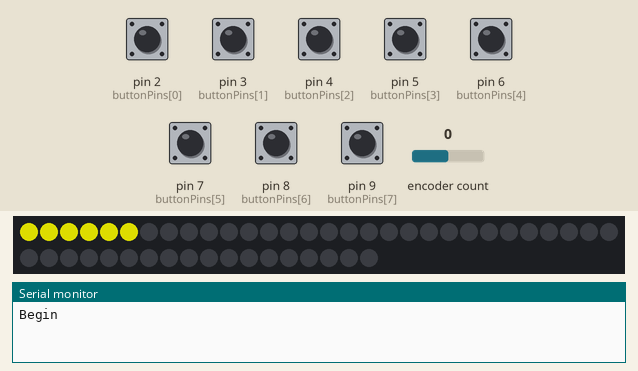
Simulated run of this sketch. Board: Arduino Uno, built with avr-gcc and run on an emulated ATmega328P. On the bench: 48 RGB LEDs in strip order, left to right, continuing on the next row, the last lines printed to the serial monitor. The inputs (shaded band) are chosen by the test bench; at power-on: pin 2 (buttonPins[0]), pin 3 (buttonPins[1]), pin 4 (buttonPins[2]), pin 5 (buttonPins[3]), pin 6 (buttonPins[4]), pin 7 (buttonPins[5]), pin 8 (buttonPins[6]), pin 9 (buttonPins[7]) HIGH, encoder count 0. Dim RGB values are drawn brighter than linear.

Above: at 1.7 s.
1.8 s: pin 4 (buttonPins[2]) pulled LOW for 0.15 s
3.4 s: encoder count set to 4
At 3.7 s:
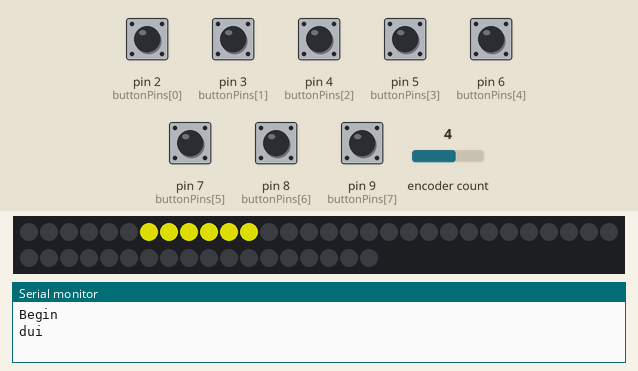
4.9 s: encoder count set to 8
At 6.1 s:
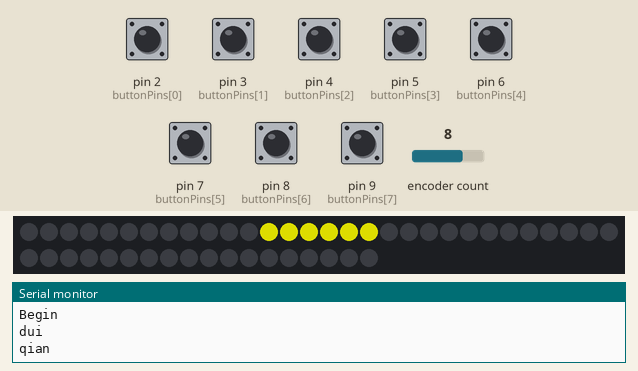
6.4 s: pin 2 (buttonPins[0]) pulled LOW for 0.15 s
8.0 s: encoder count set to 12
At 8.4 s:
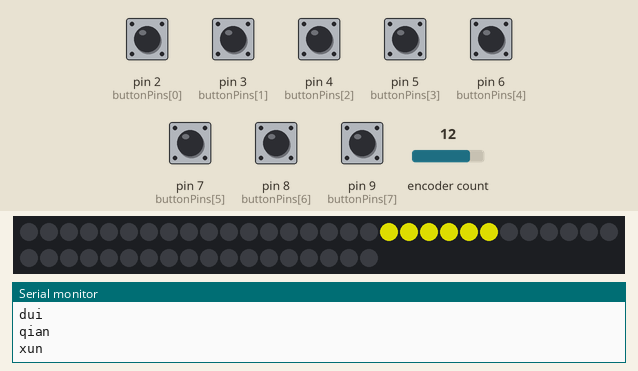
9.5 s: encoder count set to 16
At 10.8 s:
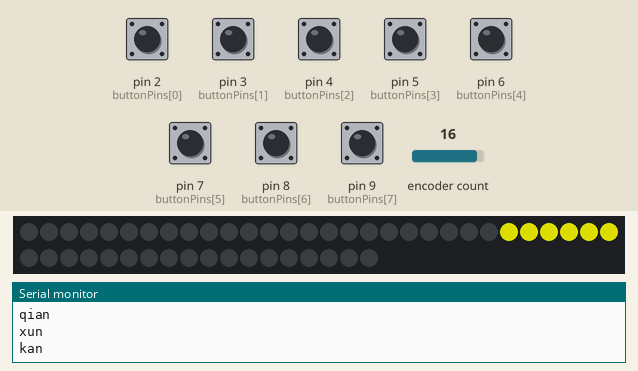
Timing chart, 0 to 12.0 s (numbered marks = the images above; inputs shaded):
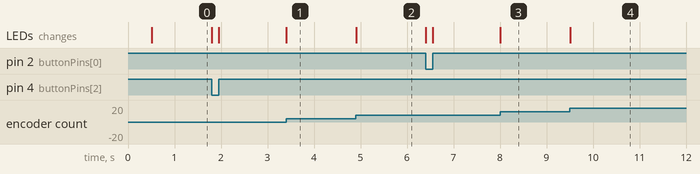

Measured:
- after the input at 3.4 s, the LEDs: change at once (image 1)
- after the input at 4.9 s, the LEDs: change at once (image 2)
- after the input at 8.0 s, the LEDs: change at once (image 3)
- after the input at 9.5 s, the LEDs: change at once (image 4)

The sketch:

BGZ_Code.ino
```cpp
//Ba Gua Zhen V0.2
//V0.1 Created by Yen Hau
//V0.2 Modified by Kaiyi

#include <RotaryEncoder.h>

// Setup a RoraryEncoder for pins A2 and A3:
RotaryEncoder encoder(A2, A3);

#include <Adafruit_NeoPixel.h>
#ifdef __AVR__
#include <avr/power.h>
#endif

#define PIN            10
#define NUMPIXELS      48
Adafruit_NeoPixel pixels = Adafruit_NeoPixel(NUMPIXELS, PIN, NEO_GRB + NEO_KHZ800);

int buttonPins[8] = {2, 3, 4, 5, 6, 7, 8, 9};
int ansPin[8] = {4, 8, 5, 7, 9, 3, 2, 6};
bool activation[8] = {0, 0, 0, 0, 0, 0, 0, 0};
bool newAct = false;
String characters[8] = {"li", "zhen", "kun", "gen", "kan", "xun", "qian", "dui"};
int pixelpos[8] = {0, 42, 36, 30, 24, 18, 12, 6};
int buttonState[8];
int errcheck = 0;
int fullcheck = 0;
//Buttons will use pin 2 to 9. And the pin 0 will pair with pin 4 and so on.

static int pos = 0;
int blockNum = 0;
static int block = buttonPins[blockNum];

void setup()
{
  Serial.begin(9600);
  Serial.println("Begin");
  pixels.begin();
  for (int i = 0; i < 8; i++)
  {
    pinMode(buttonPins[i], INPUT_PULLUP);
    buttonState[i] = 1; //Since it's input pullup, so use inverted logic
    errcheck += digitalRead(buttonPins[i]);
  }

  while (errcheck != 8)
  {
    //The BGZ haven't reset by the GM
    //Shining red light to warn
    for (int i = 0; i < NUMPIXELS; i++)
    {
      pixels.setPixelColor(i, pixels.Color(150, 0, 0));
    }
    pixels.show();

    delay(300);

    for (int i = 0; i < NUMPIXELS; i++)
    {
      pixels.setPixelColor(i, pixels.Color(0, 0, 0));
    }
    pixels.show();

    delay(300);

    errcheck = 0;
    for (int i = 0; i < 8; i++)
    {
      errcheck += digitalRead(buttonPins[i]);
    }
  }

  //If everything is fine, shine green light once
  for (int i = 0; i < NUMPIXELS; i++)
  {
    pixels.setPixelColor(i, pixels.Color(0, 0, 0));
  }
  pixels.show();

  for (int i = 0; i < NUMPIXELS; i++)
  {
    pixels.setPixelColor(i, pixels.Color(0, 150, 0));
  }
  pixels.show();
  delay(500);

  for (int i = 0; i < NUMPIXELS; i++)
  {
    pixels.setPixelColor(i, pixels.Color(0, 0, 0));
  }
  pixels.show();

}

void loop()
{
  encoder.tick();
  int newPos = encoder.getPosition();

  if (pos - newPos >= 2) //Anti-clockwise Rotation
  {
    //    Serial.print(newPos);
    //Serial.println("Anti-clockwise rotated");
    pos = newPos;
    //Serial.println(pos);

    if(!activation[blockNum])
    {
      for (int i = pixelpos[blockNum]; i < (pixelpos[blockNum] + 6); i++)
    {
      pixels.setPixelColor(i, pixels.Color(0, 0, 0));
    }
    pixels.show();
    }

    blockNum ++;
    blockNum = ((blockNum > 7) ? 0 : blockNum);
    //Serial.println(blockNum);
    block = buttonPins[blockNum];
    Serial.println(characters[blockNum]);
  }
  else if (newPos - pos >= 2) //Clockwise Rotation
  {
    //    Serial.print(newPos);
    //Serial.println("Clockwise Rotation");
    pos = newPos;

    if(!activation[blockNum])
    {
      for (int i = pixelpos[blockNum]; i < (pixelpos[blockNum] + 6); i++)
    {
      pixels.setPixelColor(i, pixels.Color(0, 0, 0));
    }
    pixels.show();
    }

    blockNum --;
    blockNum = ((blockNum < 0) ? 7 : blockNum);
    //Serial.println(blockNum);
    block = buttonPins[blockNum];
    Serial.println(characters[blockNum]);
    //    Serial.println(pos);
    //    Serial.println("Choose block on the clockwise direction");
  }

  if (!activation[blockNum])
  {
    for (int i = pixelpos[blockNum]; i < (pixelpos[blockNum] + 6); i++)
    {
      pixels.setPixelColor(i, pixels.Color(150, 150, 0));
    }
    pixels.show();
  }

  //Check whether the corresponding button is being pressed to activate the blocks
  if (activation[blockNum])
  {
    if (digitalRead(ansPin[blockNum]) == 1)
    {
      activation[blockNum] = 0;

       for (int i = pixelpos[blockNum]; i < (pixelpos[blockNum] + 6); i++)
      {
        pixels.setPixelColor(i, pixels.Color(150, 150, 0));
      }
      pixels.show();
    }
  }
  else
  {
    if (digitalRead(ansPin[blockNum]) == 0)
    {
      activation[blockNum] = 1;

      for (int i = pixelpos[blockNum]; i < (pixelpos[blockNum] + 6); i++)
      {
        pixels.setPixelColor(i, pixels.Color(0, 0, 150));
      }
      pixels.show();

    }
  }

  int sum = 0;
  for (int count = 0; count < 8; count ++)
  {
    sum += activation[count];
  }

  if (sum == 8)
  {
    Serial.println("GAME WIN");

    while(1)
    {
      for (int i = 0; i < NUMPIXELS; i++)
      {
        pixels.setPixelColor(i, pixels.Color(0, 0, 150));
      }
      pixels.show();

      delay(300);
      for (int i = 0; i < NUMPIXELS; i++)
      {
        pixels.setPixelColor(i, pixels.Color(0, 0, 0));
      }
      pixels.show();

      delay(300);
    }
  }
}
```
